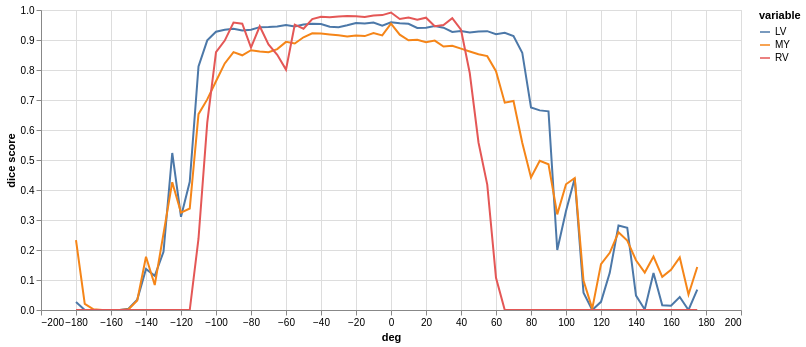

The notebook cell this image was saved under:
### Code cell
(alt
 .Chart(results.melt(id_vars=['deg'],value_vars=['LV','MY','RV'],value_name='dice score'))
 .mark_line()
 .encode(
     x="deg",
     y="dice score",
     color="variable",
     tooltip="dice score"
 )
 .properties(width=700,height=300)
 .interactive()
)

### Figure 1 — Vega-Lite specification as saved in the notebook (floating-point values rounded to 4 significant figures; data arrays with more than 128 entries replaced by an {"elided": "..."} marker saying what was removed)
{"config": {"view": {"continuousWidth": 300, "continuousHeight": 300}}, "data": {"name": "data-55d49ecffa9cb02705d49b5498382ea6"}, "mark": {"type": "line"}, "encoding": {"color": {"field": "variable", "type": "nominal"}, "tooltip": {"field": "dice score", "type": "quantitative"}, "x": {"field": "deg", "type": "quantitative"}, "y": {"field": "dice score", "type": "quantitative"}}, "height": 300, "params": [{"name": "param_2", "select": {"type": "interval", "encodings": ["x", "y"]}, "bind": "scales"}], "width": 700, "$schema": "https://vega.github.io/schema/vega-lite/v5.20.1.json", "datasets": {"data-55d49ecffa9cb02705d49b5498382ea6": {"elided": "216 records"}}}
